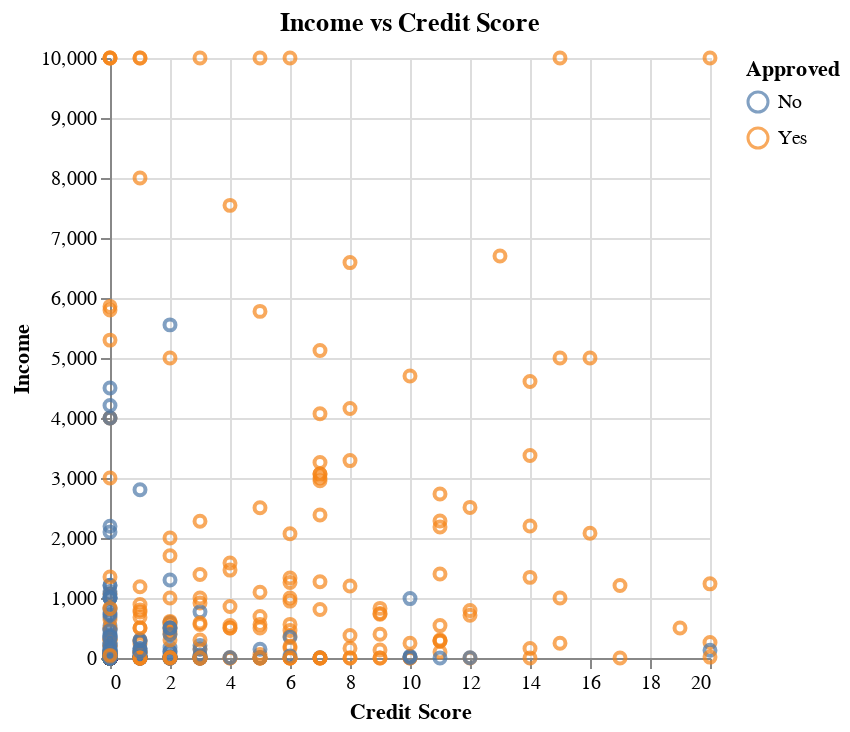

The notebook cell saved with this chart:
### Markdown cell above
Figure 5. A scatter plot that shows a relationship between debt and credit score and its correlation to credit card approcal using training data.

### Code cell
#Income vs Credit Score
scatterplot_income = alt.Chart(data_train, title = "Income vs Credit Score").mark_point().encode(
    x=alt.X("CreditScore").title("Credit Score").scale(domain=[0,20],clamp=True),
    y=alt.Y("Income").scale(domain=[0,10000],clamp= True),
    color=alt.Color("Approved")
)
scatterplot_income

### Figure 1 — Vega-Lite specification as saved in the notebook (floating-point values rounded to 4 significant figures; data arrays with more than 128 entries replaced by an {"elided": "..."} marker saying what was removed)
{"config": {"view": {"continuousWidth": 300, "continuousHeight": 300}}, "data": {"name": "data-9b2ed57830432ad344c2b937c9697da2"}, "mark": {"type": "point"}, "encoding": {"color": {"field": "Approved", "type": "nominal"}, "x": {"field": "CreditScore", "scale": {"domain": [0, 20], "clamp": true}, "title": "Credit Score", "type": "quantitative"}, "y": {"field": "Income", "scale": {"domain": [0, 10000], "clamp": true}, "type": "quantitative"}}, "title": "Income vs Credit Score", "$schema": "https://vega.github.io/schema/vega-lite/v5.15.1.json", "datasets": {"data-9b2ed57830432ad344c2b937c9697da2": {"elided": "517 records"}}}
